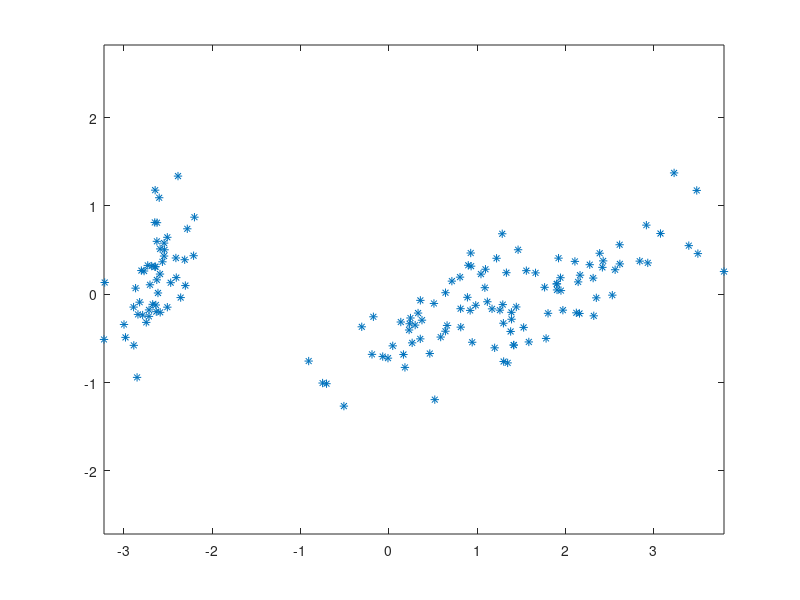

MATLAB code for this plot:
load fisheriris
D = meas; % [150 x 4] data feature matrix containing 4 features of 150 samples 
% compute D_pca and eigvals using the pca function
[eigvects,D_pca,eigvals] = pca(D);
% Define D_pca_x and D_pca_y, the first two dimensions of the data in the D_pca feature space
D_pca_x = D_pca(:,1);
D_pca_y = D_pca(:,2);
% scatter plot the data with asterisks '*'
plot(D_pca_x,D_pca_y,'*')
% Define ellipse_x and ellipse_y, x and y coordinates for the PCA ellipsoid in the first 2 dimensions as a function of theta 
theta = 2*pi*[0:100]/100;

ellipse_x = 2*sqrt(eigvals(1))*cos(theta);
ellipse_y = 2*sqrt(eigvals(2))*sin(theta);
%Plot the ellipse with red dashed lines 'r--'

%Use axis equal to correct aspect ratio
axis equal
